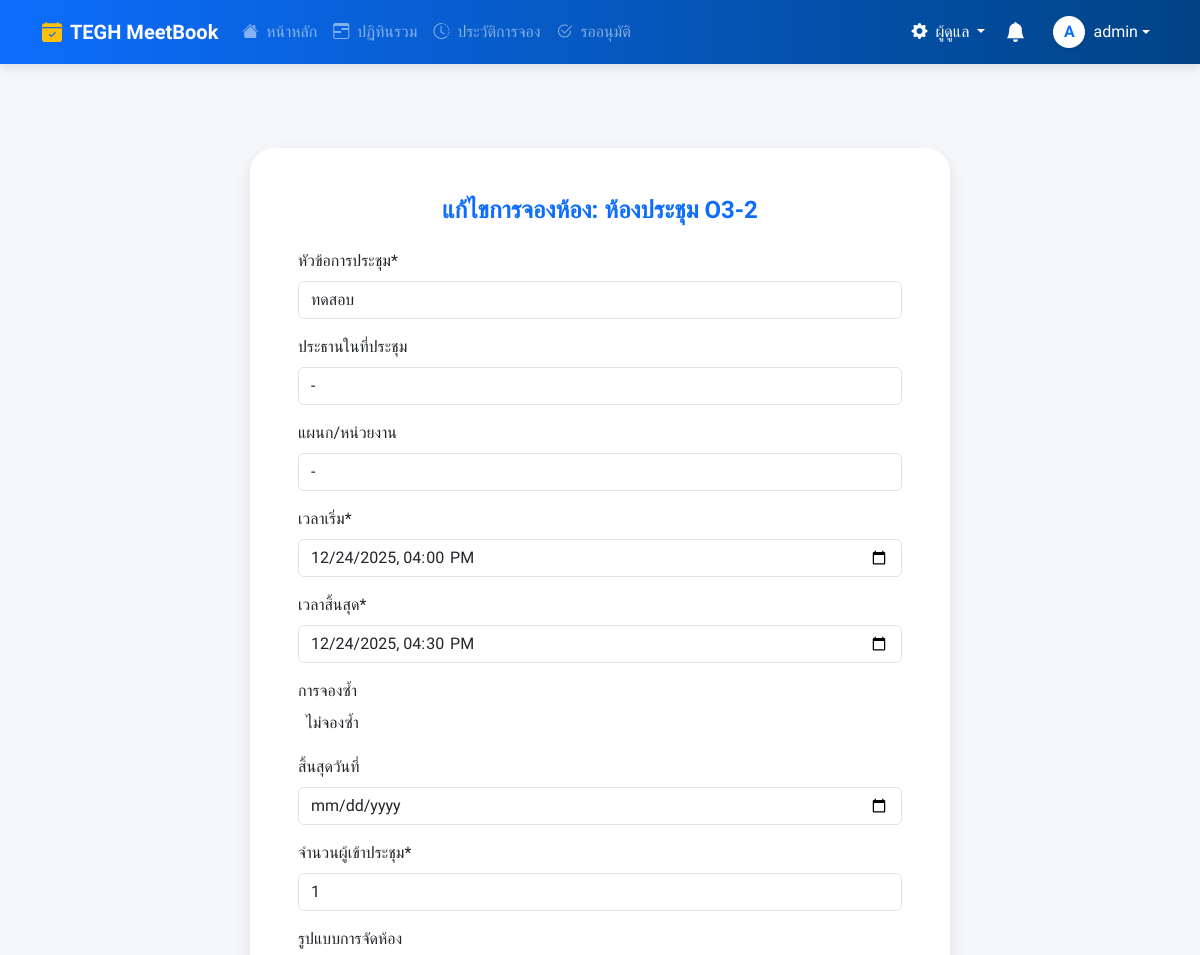
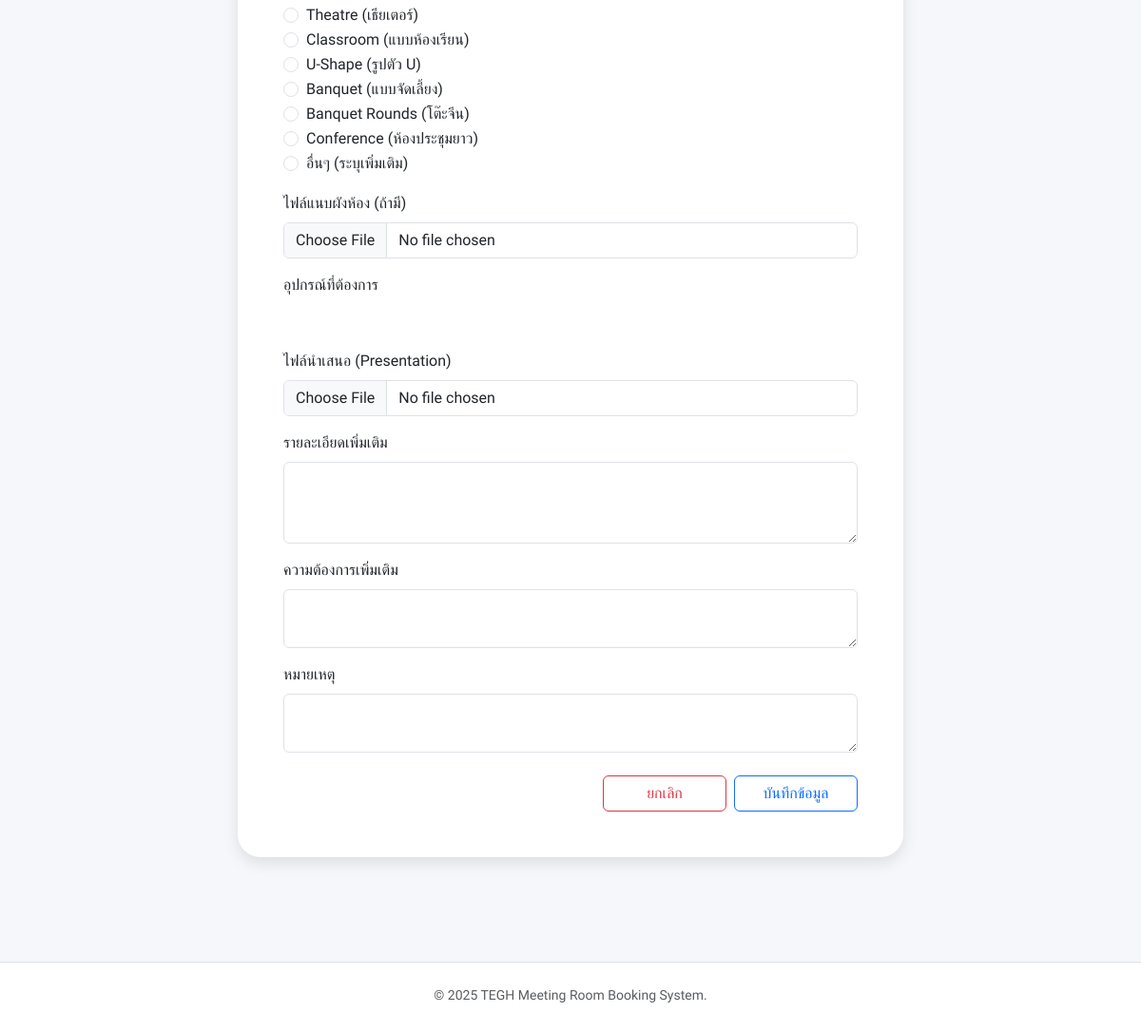
The page /booking/93/edit/ (signed in) on the database its author committed (2 pictures, top to bottom).
### booking/models.py (models this page shows, shortened)
class Booking(models.Model):
    user = models.ForeignKey(User, on_delete=models.SET_NULL, null=True, related_name='bookings')
    room = models.ForeignKey(Room, on_delete=models.CASCADE, related_name='bookings')
    title = models.CharField(max_length=200, verbose_name="หัวข้อการประชุม")
    start_time = models.DateTimeField(verbose_name="เวลาเริ่ม")
    end_time = models.DateTimeField(verbose_name="เวลาสิ้นสุด")
    chairman = models.CharField(max_length=200, blank=True, null=True, verbose_name="ประธาน")
    department = models.CharField(max_length=200, blank=True, null=True, verbose_name="แผนก")
    participant_count = models.PositiveIntegerField(default=1, verbose_name="จำนวนคน")
    participants = models.ManyToManyField(User, related_name='participating_in', blank=True, verbose_name="ผู้เข้าร่วม")
    is_user_seen = models.BooleanField(default=False, verbose_name="ผู้จองรับทราบแล้ว")
    equipments = models.ManyToManyField(Equipment, blank=True, related_name='bookings', verbose_name="อุปกรณ์ที่ขอเพิ่ม")
    presentation_file = models.FileField(upload_to='presentations/', blank=True, null=True, verbose_name="ไฟล์นำเสนอ")
    description = models.TextField(blank=True, null=True, verbose_name="รายละเอียด")
    additional_requests = models.TextField(blank=True, null=True, verbose_name="คำขอเพิ่มเติม")
    additional_notes = models.TextField(blank=True, null=True, verbose_name="หมายเหตุ")
    LAYOUT_CHOICES = (
        ('theatre', 'Theatre (เธียเตอร์)'),
        ('classroom', 'Classroom (แบบห้องเรียน)'),
        ('u_shape', 'U-Shape (รูปตัว U)'),
        ('banquet', 'Banquet (แบบจัดเลี้ยง)'),
        ('banquet_rounds', 'Banquet Rounds (โต๊ะจีน)'),
        ('conference', 'Conference (ห้องประชุมยาว)'),
        ('other', 'อื่นๆ (ระบุเพิ่มเติม)'),
    )
    room_layout = models.CharField(
        max_length=20,
        choices=LAYOUT_CHOICES,
        default='theatre',
        verbose_name="รูปแบบการจัดห้อง"
    )
    room_layout_attachment = models.FileField(
        upload_to='layout_attachments/',
        blank=True,
        null=True,
        verbose_name="ไฟล์แนบผังห้อง"
    )
    STATUS_CHOICES = [
        ('PENDING', 'รออนุมัติ'),
        ('APPROVED', 'อนุมัติแล้ว'),
        ('REJECTED', 'ไม่อนุมัติ'),
        ('CANCELLED', 'ยกเลิกแล้ว'),  # ต้องมีอันนี้ด้วย ไม่งั้นระบบยกเลิกจะ Error
    ]
    status = models.CharField(max_length=10, choices=STATUS_CHOICES, default='PENDING')
    created_at = models.DateTimeField(auto_now_add=True)
    updated_at = models.DateTimeField(auto_now=True)
    parent_booking = models.ForeignKey('self', on_delete=models.CASCADE, null=True, blank=True, related_name='child_bookings')
    recurrence_rule = models.CharField(max_length=20, blank=True, null=True)
    outlook_event_id = models.CharField(max_length=255, blank=True, null=True)
    def can_user_edit_or_cancel(self, user):
        if not user or not user.is_authenticated: return False
        if user.is_staff: return True
        if self.is_past: return False
        return self.user == user

class Room(models.Model):
    name = models.CharField(max_length=100, verbose_name="ชื่อห้องประชุม")
    building = models.CharField(max_length=100, blank=True, null=True, verbose_name="อาคาร/ตึก")
    floor = models.CharField(max_length=50, blank=True, null=True, verbose_name="ชั้น")
    location = models.CharField(max_length=255, blank=True, null=True, verbose_name="สถานที่ตั้ง")
    capacity = models.PositiveIntegerField(default=1, verbose_name="ความจุ (คน)")
    equipment_in_room = models.TextField(blank=True, null=True, help_text="ระบุอุปกรณ์ถาวรในห้อง", verbose_name="อุปกรณ์ถาวรในห้อง")
    image = models.ImageField(upload_to='room_images/', blank=True, null=True, verbose_name="รูปภาพห้อง")
    approver = models.ForeignKey(User, on_delete=models.SET_NULL, null=True, blank=True, related_name='approver_rooms', verbose_name="ผู้อนุมัติ")
    is_maintenance = models.BooleanField(default=False, verbose_name="สถานะปิดปรับปรุง")
    maintenance_start = models.DateTimeField(null=True, blank=True, verbose_name="เริ่มปิดปรับปรุง")
    maintenance_end = models.DateTimeField(null=True, blank=True, verbose_name="สิ้นสุดปิดปรับปรุง")
    requires_approval = models.BooleanField(default=True, verbose_name="ต้องรออนุมัติ")
    line_notify_token = models.CharField(max_length=50, blank=True, null=True, verbose_name="Line Notify Token")
    teams_webhook_url = models.TextField(blank=True, null=True, verbose_name="Teams Webhook URL")

### booking/views.py (the view)
# urls.py: path('booking/<int:booking_id>/edit/', views.edit_booking_view, name='edit_booking'),
@login_required
def edit_booking_view(request, booking_id):
    b = get_object_or_404(Booking, pk=booking_id)
    if not b.can_user_edit_or_cancel(request.user):
        messages.error(request, "ไม่มีสิทธิ์แก้ไข")
        return redirect('history')
    if request.method == 'POST':
        form = BookingForm(request.POST, request.FILES, instance=b)
        if form.is_valid():
            booking = form.save(commit=False)
            if not is_approver_or_admin(request.user):
                booking.status = 'PENDING'
                booking.is_user_seen = False
            booking.save()
            form.save_m2m()
            log_action(request, 'BOOKING_EDITED', booking, "แก้ไขการจอง")
            send_booking_notification(booking, '', 'แจ้งเตือน: มีการแก้ไขข้อมูลการจอง 📝')
            if booking.outlook_event_id and booking.status == 'APPROVED':
                token = get_valid_token(request.user, request)
                if token:
                    try:
                        client = get_outlook_client(request)
                        client.update_calendar_event(token, booking.outlook_event_id, booking)
                    except: pass
            messages.success(request, "บันทึกการแก้ไขเรียบร้อย")
            return redirect('history')
    else:
        form = BookingForm(instance=b)
    return render(request, 'pages/edit_booking.html', {**get_base_context(request), 'form': form, 'booking': b})

### booking/models.py (called while the page is built)
    def __str__(self):
        return self.name

### booking/views.py (called while the page is built)
def is_admin(user):
    return user.is_authenticated and (user.is_superuser or user.is_staff or user.groups.filter(name='Admin').exists())

def is_approver_or_admin(user):
    return user.is_authenticated and (user.is_superuser or user.is_staff or user.groups.filter(name__in=['Approver', 'Admin']).exists())

### templates/pages/edit_booking.html (shortened to what this page needs)
{% extends 'base.html' %}
{% load static %}
{% load crispy_forms_tags %}
{% block extra_head %}
<link href="https://cdn.jsdelivr.net/npm/select2@4.1.0-rc.0/dist/css/select2.min.css" rel="stylesheet" />
<link href="https://cdn.jsdelivr.net/npm/select2-bootstrap-5-theme@1.3.0/dist/select2-bootstrap-5-theme.min.css" rel="stylesheet" />
{% endblock %}
{% block content %}
<div class="form-card animate__animated animate__fadeIn">
    <h4>แก้ไขการจองห้อง: {{ booking.room.name }}</h4>
    <form method="POST" enctype="multipart/form-data" id="bookingForm">
        {{ form|crispy }}
        <div class="form-actions">
            <a href="{% url 'history'%}" class="btn btn-outline-danger me-2">
                 ยกเลิก
            </a>
            <button type="submit" class="btn btn-outline-primary px-4">
                 บันทึกข้อมูล
            </button>
        </div>
    </form>
</div>
{% endblock %}

### templates/base.html (shortened to what this page needs)
{% load static %}
<!DOCTYPE html>
<html lang="th">
<head>
    <link href="https://cdn.jsdelivr.net/npm/bootstrap@5.3.0/dist/css/bootstrap.min.css" rel="stylesheet">
    <link rel="stylesheet" href="https://cdn.jsdelivr.net/npm/bootstrap-icons@1.11.0/font/bootstrap-icons.css">
    <link href="https://cdn.jsdelivr.net/npm/select2@4.1.0-rc.0/dist/css/select2.min.css" rel="stylesheet" />
    <link rel="stylesheet" href="https://cdn.jsdelivr.net/npm/select2-bootstrap-5-theme@1.3.0/dist/select2-bootstrap-5-theme.min.css" />
    {% block extra_head %}{% endblock %}
</head>
<body class="d-flex flex-column min-vh-100">
    <nav class="navbar navbar-expand-lg navbar-dark navbar-premium sticky-top">
        <div class="container">
            <a class="navbar-brand fw-bold d-flex align-items-center"
                href="{% if user.is_authenticated %}{% url 'dashboard' %}{% else %}{% url 'root' %}{% endif %}">
                <i class="bi bi-calendar-check-fill me-2 text-warning"></i>
                TEGH MeetBook
            </a>
            <div class="collapse navbar-collapse" id="navbarNav">
                <ul class="navbar-nav me-auto">
                    {% for item in menu_items %}
                    <li class="nav-item">
                        <a class="nav-link {% if item.active %}active text-white{% else %}text-white-50{% endif %}" href="{% url item.url_name %}">
                            <i class="bi {{ item.icon }} me-1"></i> {{ item.label }}
                        </a>
                    </li>
                    {% endfor %}
                </ul>
                <ul class="navbar-nav align-items-center gap-1">
                    {% if is_admin_user %}
                    <li class="nav-item dropdown">
                        <a class="nav-link dropdown-toggle text-white" href="#" data-bs-toggle="dropdown">
                            <i class="bi bi-gear-fill me-1"></i> ผู้ดูแล
                        </a>
                    </li>
                    {% endif %}
                    {% if user.is_authenticated %}
                    <li class="nav-item dropdown">
                        <a class="nav-link position-relative text-white" href="#" id="notificationDropdown" role="button" data-bs-toggle="dropdown" aria-expanded="false">
                            <i class="bi bi-bell-fill fs-5"></i>
                        </a>
                    </li>
                    {% endif %} {% if user.is_authenticated %}
                    <li class="nav-item dropdown ms-2">
                        <a class="nav-link dropdown-toggle text-white d-flex align-items-center" href="#" data-bs-toggle="dropdown">
                            <div class="bg-white text-primary rounded-circle d-flex align-items-center justify-content-center fw-bold me-2 shadow-sm" style="width: 32px; height: 32px;">
                                {{ user.username|make_list|first|upper }}
                            </div>
                            <span class="d-none d-lg-inline">{{ user.username }}</span>
                        </a>
                    </li>
                    {% else %}
                    <li class="nav-item">
                        <a class="btn btn-outline-light fw-bold ms-2 px-3 py-1" href="{% url 'login' %}">
                            เข้าสู่ระบบ
                        </a>
                    </li>
                    {% endif %}
                </ul>
            </div>
        </div>
    </nav>
    <main class="main-wrapper mt-4">
        <div class="container">
            {% block content %}{% endblock %}
        </div>
    </main>
    <footer class="bg-white border-top py-4 mt-auto">
        <div class="container text-center text-muted small">
            <p class="mb-1">&copy; {% now "Y" %} TEGH Meeting Room Booking System.</p>
        </div>
    </footer>
</body>
</html>

### templates/base.html (style rules this page uses)
body { font-family: 'Sarabun', sans-serif; background-color: #f5f7fa; overflow-x: hidden; }
.navbar-premium { background: linear-gradient(90deg, #0d6efd 0%, #004385 100%); box-shadow: 0 4px 10px rgba(0,0,0,0.1); }
.nav-link { transition: all 0.2s; }
.main-wrapper { min-height: 80vh; padding-bottom: 50px; width: 100%; }

### templates/pages/edit_booking.html (style rules this page uses)
.form-card { background: #ffffff; border-radius: 1.5rem; box-shadow: 0 6px 16px rgba(0,0,0,0.1); padding: 3rem; max-width: 700px; margin: 60px auto; transition: all 0.3s ease; }
.form-card h4 { font-weight: 700; color: #0d6efd; text-align: center; margin-bottom: 1.5rem; }
.form-actions { display: flex; justify-content: flex-end; margin-top: 1.5rem; }
.form-actions a, .form-actions button { min-width: 130px; }

### rows shown on the page
Booking: room.name "ห้องประชุม O3-2", title "ทดสอบ", chairman "-", department "-", start_time "12/24/2025 16:00", end_time "12/24/2025 16:30", participant_count "1", room_layout "☐ Theatre (เธียเตอร์) ☐ Classroom (แบบห้องเรียน) ☐ U-Shape (รูปตัว U) ☐ Banquet (แบบจัดเลี้ยง) ☐ Banquet Rounds (โต๊ะจีน) ☐ Conference (ห้องประชุมยาว) ☐ อื่นๆ (ระบุเพิ่มเติม)"

### other values the page prints
{{ item.label }} "หน้าหลัก" "ปฏิทินรวม" "ประวัติการจอง" "รออนุมัติ"
{{ user.username|make_list|first|upper }} "A"
{{ user.username }} "admin"
